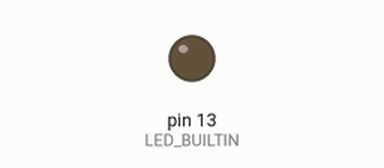
A sketch run on a simulated Arduino Uno, built with avr-gcc and run on an emulated ATmega328P. Shown: output pins drawn as LEDs (lit = HIGH).

Above: at 1.5 s.
At 11.5 s:
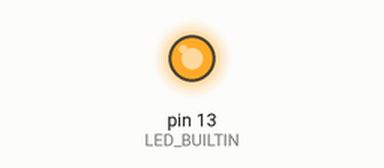
Timing chart, 0 to 12.4 s (numbered marks = the images above):
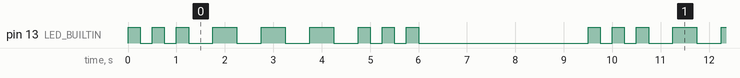

The sketch:

VS_Test.ino
```cpp
/*
 Name:		VS_Test.ino
 Created:	3/17/2019 11:06:44 AM
 Author:	mihai
*/

#define min 250
#define max 500

void setup()
{
	pinMode(LED_BUILTIN, OUTPUT);
}

void Blink(int x, int y)
{
	digitalWrite(LED_BUILTIN, HIGH);
	delay(x);
	digitalWrite(LED_BUILTIN, LOW);
	delay(y);
}

void S()
{
	Blink(min, min);
	Blink(min, min);
	Blink(min, max);
}

void O()
{
	Blink(max, max);
	Blink(max, max);
	Blink(max, max);
}

void pause()
{
	delay(3000);
}

// the loop function runs over and over again forever
void loop()
{
	S();
	O();
	S();
	pause();
}
```

new.cpp
```cpp
//
//
//

#include "new.h"
```

new.h
```cpp
// new.h

#ifndef _NEW_h
#define _NEW_h

#if defined(ARDUINO) && ARDUINO >= 100
	#include "arduino.h"
#else
	#include "WProgram.h"
#endif


#endif
```

Measured:
- by itself, pin 13 (LED_BUILTIN): repeats every 9.5 s: 2 × (LOW 0.25 s, HIGH 0.25 s), 3 × (LOW 0.50 s, HIGH 0.50 s), LOW 0.50 s, 2 × (HIGH 0.25 s, LOW 0.25 s), HIGH 0.25 s, LOW 3.5 s, HIGH 0.25 s
- by itself, everything shown: repeats every 9.5 s, in 18 steps
